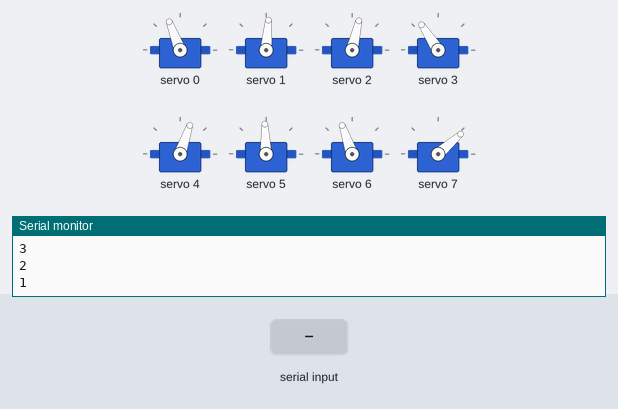
Bench run of a sketch on a simulated ESP32. Shown: 8 × servo, the last lines printed to the serial monitor. The inputs (shaded band) are chosen by the test bench.

Above: at 12.2 s.
12.3 s: "2" received over Serial
At 13.09 s:
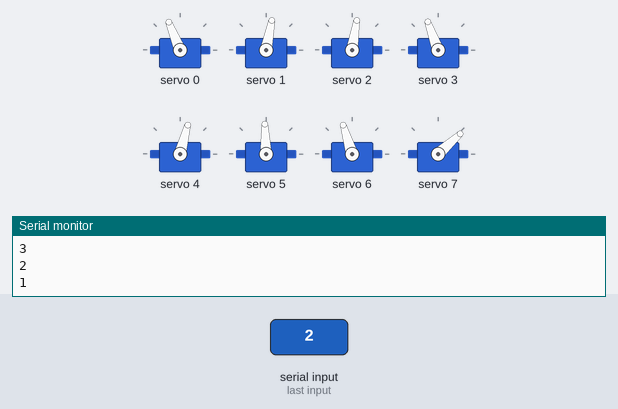
15.3 s: "1" received over Serial
18.3 s: "0" received over Serial
At 19.3 s:
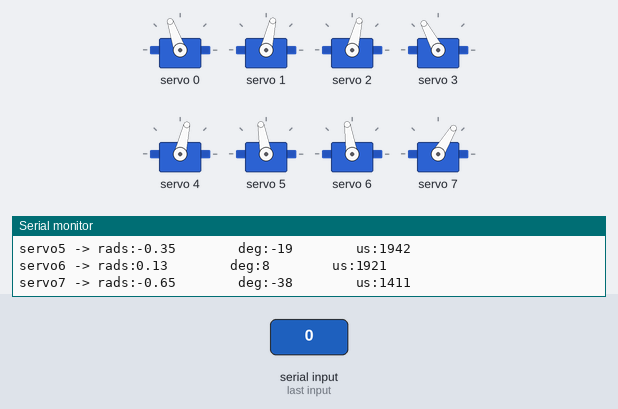
Timing chart, 0 to 21.3 s (numbered marks = the images above; inputs shaded):
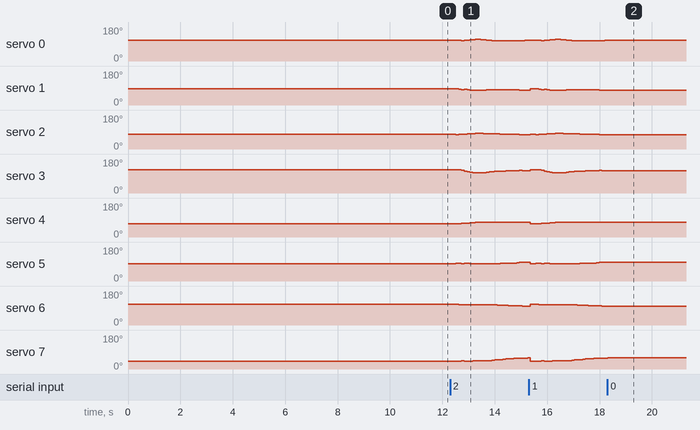

Measured:
- after the input at 12.3 s, servo 0: 111° → 110° after 0.11 s, → 109° 0.11 s later, → 108° 0.21 s later, → 109° 0.11 s later, … (18 changes in this stretch); servo 1: 85° → 87° after 0.22 s, → 84° 0.10 s later, → 82° 0.11 s later, → 83° 0.11 s later, … (14 changes in this stretch)
- after the input at 18.3 s, servo 0: stops changing and stays 109°; servo 1: goes on until 18.3 s, then stays 77°; servo 2: stops changing and stays 76°; servo 3: stops changing and stays 118°; servo 4: stops changing and stays 77°

The sketch:

3D_SS_15.ino
```cpp
// HOW TO:
// ------------------------------
// Serial input = 2 -> Steps through gait sequence once and stops at the end.
// Serial input = 1 -> Steps through gait sequence in a loop.
// Serial input = 0 -> Stops infinite loop at the node where it is at that moment

//Gait template
#include <Wire.h>
#include <Adafruit_PWMServoDriver.h>

Adafruit_PWMServoDriver pca9685 = Adafruit_PWMServoDriver();

#define SERVO_FREQ 300
#define SER0 0 //Hip 1
#define SER1 1 //Knee 1
#define SER2 2 //Hip 2
#define SER3 3 //Knee 2
#define SER4 4 //Hip 3
#define SER5 5 //Knee 3
#define SER6 6 //Hip 4
#define SER7 7 //Knee 4


// Insert servo angles here:
// For 3D gaits, these angles are obtained from linearisation.py
// For 2D gaits, these angles are obtained from 2D_trajectory_reader.py
float SS_servo0[] = {-0.41908792, -0.41662288, -0.39136946, -0.37373377, -0.36129892, -0.37962262, -0.42979185, -0.45784699, -0.47806129, -0.49827559, -0.50414189, -0.48513853, -0.46613517, -0.42203544, -0.3846624 , -0.36609571, -0.35192825, -0.34418908, -0.33644992, -0.32871075, -0.32097159, -0.31911437, -0.32389667, -0.32867897, -0.33346127, -0.34537597, -0.36103248, -0.37425573, -0.36937563, -0.3599032 , -0.35043076, -0.34095833, -0.33129211, -0.29216125, -0.2530304 , -0.21389955, -0.17169145, -0.13553314, -0.13691344, -0.15913618, -0.1772483 , -0.19466544, -0.21121833, -0.22640047, -0.24158262, -0.25676476, -0.2719469 , -0.28868715, -0.30735309, -0.32601903, -0.34468497, -0.36973014, -0.37746351, -0.37608276, -0.36695074, -0.37764126, -0.36844604, -0.35816152, -0.36107412, -0.36398671, -0.3668993 , -0.36981189, -0.3751197 , -0.38578897, -0.39645825, -0.40712752, -0.4104853 , -0.41721043, -0.41801121, -0.41630128, -0.41113922, -0.40987313, -0.40860704, -0.40734096, -0.40607487, -0.40539772, -0.40669675, -0.40799579, -0.40929483, -0.4086624 , -0.40750806, -0.40900147, -0.41049488, -0.41198829, -0.4134817 , -0.41532544, -0.41834415, -0.42136287, -0.42438158, -0.42456036, -0.42001221, -0.41309799, -0.41457554, -0.42462667, -0.4346778 , -0.44472892, -0.45704692, -0.47093424, -0.48482155, -0.50277201, -0.51669213, -0.52294697, -0.51855472, -0.50252685, -0.51892166, -0.51578108, -0.52372923, -0.52417118, -0.51694934, -0.51520051, -0.49715432, -0.47115336, -0.45230683, -0.44006167, -0.43673684, -0.43341201, -0.43008718, -0.42676235, -0.42982178, -0.43886578, -0.44790979, -0.4569538 , -0.44038436};
float SS_servo1[] = {0.05638935, 0.05438827, 0.03388793, 0.09302927, 0.1375471 , 0.11516228, 0.16813718, 0.20128811, 0.22684147, 0.25239483, 0.26233496, 0.24521241, 0.22808985, 0.18945521, 0.17090058, 0.16240262, 0.15810677, 0.16043802, 0.16276927, 0.16510052, 0.16743177, 0.1718167 , 0.17851981, 0.18522293, 0.19192604, 0.20024949, 0.21616966, 0.23608564, 0.26920572, 0.30567532, 0.34214492, 0.37861452, 0.41523171, 0.47428926, 0.53334682, 0.59240437, 0.63867645, 0.61714769, 0.60262542, 0.63280509, 0.66000572, 0.69414228, 0.72968896, 0.76697247, 0.80425598, 0.84153949, 0.878823  , 0.92106249, 0.96942714, 1.01779178, 1.06615642, 1.1269824 , 1.16058838, 1.17252609, 1.16171107, 1.18204848, 1.15743066, 1.12775774, 1.11563203, 1.10350631, 1.09138059, 1.07925488, 1.06838455, 1.06032432, 1.05226409, 1.04420386, 1.04289613, 1.05061806, 1.03899073, 1.01984282, 0.99387872, 0.97604042, 0.95820211, 0.9403638 , 0.92252549, 0.9071764 , 0.90017991, 0.89318341, 0.88618692, 0.88250438, 0.88114128, 0.88488345, 0.88862561, 0.89236778, 0.89610994, 0.90072466, 0.90826578, 0.91580689, 0.92334801, 0.92561591, 0.91752517, 0.90325928, 0.90096453, 0.91464152, 0.92831851, 0.9419955 , 0.96329505, 0.98987156, 1.01644807, 1.05367012, 1.07644139, 1.07391372, 1.05216882, 0.99739974, 0.99375518, 0.94960945, 0.92910311, 0.89050282, 0.83962249, 0.80776851, 0.74075657, 0.65454294, 0.57172721, 0.50063559, 0.44583945, 0.39104331, 0.33624717, 0.28145104, 0.24108907, 0.21425766, 0.18742625, 0.16059483, 0.10274309};
float SS_servo2[] = {-0.42016066, -0.42167914, -0.43723539, -0.4278736 , -0.41697231, -0.38597225, -0.34898957, -0.32772417, -0.31199031, -0.29625644, -0.28837298, -0.29409676, -0.29982054, -0.32602036, -0.34685311, -0.35350543, -0.35930155, -0.3652695 , -0.37123745, -0.37720541, -0.38317336, -0.39238692, -0.40526413, -0.41814135, -0.43101856, -0.44451654, -0.44787904, -0.44655738, -0.45229357, -0.45982015, -0.46734673, -0.47487331, -0.48241819, -0.49274515, -0.50307211, -0.51339907, -0.5190106 , -0.52343705, -0.52266286, -0.50770978, -0.49317572, -0.48921649, -0.48690248, -0.48606604, -0.48522961, -0.48439318, -0.48355675, -0.48650358, -0.49412618, -0.50174879, -0.50937139, -0.51399619, -0.5015169 , -0.47218932, -0.43907091, -0.41004055, -0.38544167, -0.36175249, -0.33976195, -0.31777142, -0.29578089, -0.27379036, -0.25270831, -0.23365983, -0.21461136, -0.19556288, -0.16965308, -0.15669217, -0.146919  , -0.14086722, -0.13532513, -0.13164053, -0.12795594, -0.12427135, -0.12058675, -0.11678398, -0.11258467, -0.10838536, -0.10418605, -0.09917859, -0.09367172, -0.08736852, -0.08106532, -0.07476211, -0.06845891, -0.06163869, -0.05308445, -0.04453022, -0.03597598, -0.02488814, -0.01199487,  0.00123509,  0.01383798,  0.02668973,  0.03954148,  0.05239323,  0.06640048,  0.08120766,  0.09601484,  0.11653135,  0.12725883,  0.1368554 ,  0.15097205,  0.1324598 ,  0.11679575,  0.09730671,  0.0949604 ,  0.07809275,  0.06064384,  0.0762764 ,  0.07975656,  0.05750214,  0.02062251, -0.0173059 , -0.05604817, -0.09479044, -0.13353272, -0.17227499, -0.21081614, -0.24916877, -0.28752139, -0.32587402, -0.36964615};
float SS_servo3[] = {0.65329424, 0.65375337, 0.65845705, 0.61435696, 0.56913256, 0.48247878, 0.38781729, 0.33265159, 0.29201186, 0.25137212, 0.23297716, 0.25313946, 0.27330175, 0.33147207, 0.38475886, 0.40932342, 0.42924259, 0.44411652, 0.45899046, 0.4738644 , 0.48873834, 0.50400579, 0.51971744, 0.53542909, 0.55114074, 0.56291911, 0.55378467, 0.5343198 , 0.53341696, 0.53722281, 0.54102866, 0.54483451, 0.54867745, 0.55815973, 0.56764201, 0.57712429, 0.5807066 , 0.57639593, 0.5579746 , 0.51525453, 0.48026326, 0.46895872, 0.46271206, 0.46276996, 0.46282787, 0.46288577, 0.46294368, 0.47038529, 0.48695251, 0.50351973, 0.52008695, 0.53267115, 0.52039602, 0.48145952, 0.42716281, 0.37612532, 0.3255504 , 0.28111785, 0.26361265, 0.24610745, 0.22860225, 0.21109705, 0.21163173, 0.25254707, 0.2934624 , 0.33437774, 0.35932989, 0.33689193, 0.31412084, 0.30347283, 0.29795804, 0.29896768, 0.29997733, 0.30098697, 0.30199662, 0.30371034, 0.30778661, 0.31186288, 0.31593915, 0.32046776, 0.32472423, 0.32568871, 0.32665318, 0.32761765, 0.32858212, 0.32804105, 0.32245059, 0.31686014, 0.31126969, 0.29589426, 0.27306734, 0.24998176, 0.23431647, 0.22678635, 0.21925622, 0.2117261 , 0.20769891, 0.20609674, 0.20449457, 0.18110135, 0.15778433, 0.12993659, 0.09287798, 0.11434386, 0.1290568 , 0.14969281, 0.13943559, 0.15221269, 0.16448552, 0.11681211, 0.09065271, 0.09962879, 0.13316921, 0.16973803, 0.20943684, 0.24913566, 0.28883448, 0.3285333 , 0.3696945 , 0.41222654, 0.45475857, 0.49729061, 0.55381861};
float SS_servo4[] = {0.54176622, 0.54227258, 0.54746014, 0.52854467, 0.50781467, 0.49464263, 0.46833605, 0.44808806, 0.43007872, 0.41206938, 0.39786826, 0.39026799, 0.38266771, 0.38928788, 0.40516333, 0.40870833, 0.41058537, 0.41012923, 0.40967309, 0.40921695, 0.40876081, 0.40932791, 0.41105003, 0.41277215, 0.41449427, 0.41748535, 0.41754773, 0.41731866, 0.41501591, 0.41218712, 0.40935833, 0.40652955, 0.40371488, 0.4030463 , 0.40237772, 0.40170914, 0.40201387, 0.39878421, 0.3938966 , 0.39542118, 0.39510728, 0.39553791, 0.39383269, 0.38705314, 0.38027359, 0.37349405, 0.3667145 , 0.36969021, 0.38472254, 0.39975487, 0.4147872 , 0.43227083, 0.44491352, 0.447491  , 0.43097311, 0.42011634, 0.40925245, 0.4046378 , 0.41273035, 0.4208229 , 0.42891545, 0.437008  , 0.44850708, 0.46763136, 0.48675564, 0.50587993, 0.52215376, 0.51895091, 0.49537986, 0.47943561, 0.4654209 , 0.45153355, 0.43764619, 0.42375884, 0.40987148, 0.39756056, 0.3905394 , 0.38351823, 0.37649706, 0.37713472, 0.38036149, 0.37661024, 0.37285898, 0.36910773, 0.36535647, 0.36126282, 0.35602085, 0.35077889, 0.34553692, 0.33956388, 0.33058557, 0.31880353, 0.30545526, 0.29411654, 0.28277783, 0.27143912, 0.2683182 , 0.27088632, 0.27345444, 0.27234606, 0.25749835, 0.2349606 , 0.2173606 , 0.20439648, 0.18809074, 0.18947392, 0.20778218, 0.22204641, 0.25142588, 0.3297556 , 0.40872736, 0.4781778 , 0.53853971, 0.57982868, 0.59467662, 0.60952455, 0.62437248, 0.63922041, 0.62855156, 0.59396337, 0.55937518, 0.52478699, 0.5225097 };
float SS_servo5[] = {-0.12731714, -0.13081807, -0.16668386, -0.16052351, -0.15168714, -0.17127517, -0.1591136 , -0.14784841, -0.1375282 , -0.12720799, -0.11841099, -0.11225422, -0.10609745, -0.111193  , -0.1323528 , -0.1395748 , -0.14683901, -0.15375426, -0.1606695 , -0.16758474, -0.17449998, -0.18674761, -0.20501442, -0.22328123, -0.24154805, -0.26654375, -0.28951698, -0.31385049, -0.33385295, -0.35275675, -0.37166054, -0.39056434, -0.4094535 , -0.42611822, -0.44278294, -0.45944765, -0.47525486, -0.48784867, -0.50297221, -0.52808374, -0.54379067, -0.56203776, -0.57507663, -0.57560498, -0.57613334, -0.57666169, -0.57719004, -0.59350799, -0.62934049, -0.66517298, -0.70100547, -0.73657284, -0.75498711, -0.74964897, -0.71493967, -0.69750252, -0.68346016, -0.68723461, -0.73381924, -0.78040388, -0.82698851, -0.87357315, -0.92871267, -1.00300153, -1.07729039, -1.15157925, -1.19527641, -1.19561761, -1.16540023, -1.15210319, -1.14245463, -1.13753454, -1.13261445, -1.12769436, -1.12277427, -1.11973315, -1.12299693, -1.12626072, -1.12952451, -1.14176803, -1.1565111 , -1.15944016, -1.16236922, -1.16529827, -1.16822733, -1.16985661, -1.16712664, -1.16439668, -1.16166671, -1.15493215, -1.13975468, -1.1225098 , -1.10657529, -1.0940797 , -1.08158411, -1.06908852, -1.06988172, -1.07987453, -1.08986734, -1.08847808, -1.06175625, -1.02836728, -1.00625895, -1.00529103, -0.99719019, -1.03072352, -1.10809475, -1.12705217, -1.07404329, -1.00607873, -0.93611274, -0.8570585 , -0.79603365, -0.7246199 , -0.63764159, -0.55066327, -0.46368496, -0.37670665, -0.30051441, -0.234433  , -0.16835159, -0.10227018, -0.09938709};
float SS_servo6[] = { 0.36533458,  0.36421252,  0.35271748,  0.32360924,  0.30433144,  0.30765659,  0.30216696,  0.29729405,  0.29253486,  0.28777566,  0.28638009,  0.29081476,  0.29524943,  0.29845658,  0.29083153,  0.2855557 ,  0.28018565,  0.27243727,  0.26468888,  0.2569405 ,  0.24919212,  0.23839525,  0.22415727,  0.20991928,  0.1956813 ,  0.17954624,  0.16506174,  0.15397973,  0.14091813,  0.12735436,  0.11379059,  0.10022682,  0.08665482,  0.07183121,  0.05700761,  0.04218401,  0.02728849,  0.00576924, -0.02170457, -0.04129112, -0.03638887, -0.01440304,  0.00543155,  0.02073706,  0.03604258,  0.0513481 ,  0.06665361,  0.07622529,  0.07871045,  0.08119562,  0.08368078,  0.09374593,  0.12234199,  0.15561009,  0.17670357,  0.1942976 ,  0.23535198,  0.27313635,  0.29419468,  0.31525302,  0.33631136,  0.3573697 ,  0.37277675,  0.37553391,  0.37829108,  0.38104824,  0.39687143,  0.37690633,  0.34596689,  0.33218421,  0.32108529,  0.31143205,  0.3017788 ,  0.29212556,  0.28247231,  0.27405547,  0.26978739,  0.26551931,  0.26125123,  0.26065176,  0.26181114,  0.26314199,  0.26447285,  0.2658037 ,  0.26713456,  0.26868078,  0.2709493 ,  0.27321782,  0.27548634,  0.27827169,  0.27965835,  0.27846598,  0.27830198,  0.28246075,  0.28661952,  0.29077829,  0.2990198 ,  0.31008771,  0.32115563,  0.33516095,  0.35467869,  0.36718984,  0.37793697,  0.39875552,  0.4125809 ,  0.4179797 ,  0.42055874,  0.42031852,  0.40579981,  0.37971629,  0.36165309,  0.35916699,  0.36157019,  0.3621486 ,  0.35995305,  0.3577575 ,  0.35556196,  0.35336641,  0.35073071,  0.34768242,  0.34463413,  0.34158584,  0.35571225};
float SS_servo7[] = {-1.08498926, -1.08485299, -1.08345689, -1.05330332, -1.03756337, -1.0667722 , -1.06413867, -1.05289103, -1.03941397, -1.02593691, -1.0163417 , -1.01347496, -1.01060823, -1.00972323, -0.97808496, -0.94005393, -0.90790601, -0.88326654, -0.85862707, -0.8339876 , -0.80934813, -0.78720271, -0.76787259, -0.74854246, -0.72921233, -0.71259678, -0.69849087, -0.68630926, -0.66959586, -0.65173286, -0.63386986, -0.61600686, -0.59809403, -0.57260392, -0.54711382, -0.52162371, -0.4946864 , -0.45972079, -0.42037997, -0.39482972, -0.41144918, -0.44933509, -0.4797175 , -0.49726921, -0.51482092, -0.53237264, -0.54992435, -0.55191047, -0.53465889, -0.51740732, -0.50015574, -0.49732126, -0.52924686, -0.56122893, -0.56693301, -0.52200235, -0.47588058, -0.43267369, -0.39272533, -0.35277697, -0.31282861, -0.27288025, -0.24554428, -0.24644003, -0.24733579, -0.24823154, -0.27767053, -0.24527616, -0.19911269, -0.18587338, -0.17738323, -0.17288411, -0.16838499, -0.16388588, -0.15938676, -0.15517393, -0.15192176, -0.14866959, -0.14541741, -0.14320817, -0.14183001, -0.14274371, -0.14365741, -0.14457111, -0.1454848 , -0.14628376, -0.1466979 , -0.14711204, -0.14752618, -0.14845109, -0.14785977, -0.14533604, -0.14695784, -0.15655106, -0.16614429, -0.17573751, -0.19020983, -0.20805986, -0.22590989, -0.24468219, -0.28339119, -0.32269382, -0.3614301 , -0.4243704 , -0.47739545, -0.5126671 , -0.54208289, -0.57232754, -0.57469462, -0.54010059, -0.52509971, -0.55377472, -0.61044412, -0.66069421, -0.70061498, -0.74053574, -0.7804565 , -0.82037727, -0.86422765, -0.91176164, -0.95929564, -1.00682963, -1.0719349 };

int node=0;
int first=0;
int input=0;
int end_time=0;
int time_step=100000;
int steps = sizeof(SS_servo0)/sizeof(SS_servo0[0]);
int one_print = 0;

// -------------------Joint configurations-------------------
int servo0=0;
int servo0_deg=0;
int servo1=0;
int servo1_deg=0;
int servo2=0;
int servo2_deg=0;
int servo3=0;
int servo3_deg=0;
int servo4=0;
int servo4_deg=0;
int servo5=0;
int servo5_deg=0;
int servo6=0;
int servo6_deg=0;
int servo7=0;
int servo7_deg=0;

void setup() {
  Serial.begin(115200);
  pca9685.begin();

  pca9685.setOscillatorFrequency(27000000); //Value between 24MHz and 27MHz, tuned for this setup
  pca9685.setPWMFreq(SERVO_FREQ);
  delay (1000);

  servo0_deg=SS_servo0[0]/3.14159265*180;
  servo0=map(servo0_deg,-38,90,2200,1030);
  servo1_deg=SS_servo1[0]/3.14159265*180;
  servo1=map(servo1_deg,-90,90,2600,950);
  servo2_deg=SS_servo2[0]/3.14159265*180;
  servo2=map(servo2_deg,-38,90,1510,2730);
  servo3_deg=SS_servo3[0]/3.14159265*180;
  servo3=map(servo3_deg,-90,90,1100,2700);
  servo4_deg=SS_servo4[0]/3.14159265*180;
  servo4=map(servo4_deg,-90,38,2700,1500);
  servo5_deg=SS_servo5[0]/3.14159265*180;
  servo5=map(servo5_deg,-90,90,2600,930);
  servo6_deg=SS_servo6[0]/3.14159265*180;
  servo6=map(servo6_deg,-90,38,850,2250);
  servo7_deg=SS_servo7[0]/3.14159265*180;
  servo7=map(servo7_deg,-90,90,920,2620);

  pca9685.setPWM(SER0,0,servo0);
  pca9685.setPWM(SER1,0,servo1);
  pca9685.setPWM(SER2,0,servo2);
  pca9685.setPWM(SER3,0,servo3);
  pca9685.setPWM(SER4,0,servo4);
  pca9685.setPWM(SER5,0,servo5);
  pca9685.setPWM(SER6,0,servo6);
  pca9685.setPWM(SER7,0,servo7);

  Serial.print("Node:");
  Serial.println(node);
  Serial.print("servo0 -> rads:");
  Serial.print(SS_servo0[node]);
  Serial.print("        deg:");
  Serial.print(servo0_deg);
  Serial.print("        us:");
  Serial.println(servo0);
  Serial.print("servo1 -> rads:");
  Serial.print(SS_servo1[node]);
  Serial.print("        deg:");
  Serial.print(servo1_deg);
  Serial.print("        us:");
  Serial.println(servo1);
  Serial.print("servo2 -> rads:");
  Serial.print(SS_servo2[node]);
  Serial.print("        deg:");
  Serial.print(servo2_deg);
  Serial.print("        us:");
  Serial.println(servo2);
  Serial.print("servo3 -> rads:");
  Serial.print(SS_servo3[node]);
  Serial.print("        deg:");
  Serial.print(servo3_deg);
  Serial.print("        us:");
  Serial.println(servo3);
  Serial.print("servo4 -> rads:");
  Serial.print(SS_servo4[node]);
  Serial.print("        deg:");
  Serial.print(servo4_deg);
  Serial.print("        us:");
  Serial.println(servo4);
  Serial.print("servo5 -> rads:");
  Serial.print(SS_servo5[node]);
  Serial.print("        deg:");
  Serial.print(servo5_deg);
  Serial.print("        us:");
  Serial.println(servo5);
  Serial.print("servo6 -> rads:");
  Serial.print(SS_servo6[node]);
  Serial.print("        deg:");
  Serial.print(servo6_deg);
  Serial.print("        us:");
  Serial.println(servo6);
  Serial.print("servo7 -> rads:");
  Serial.print(SS_servo7[node]);
  Serial.print("        deg:");
  Serial.print(servo7_deg);
  Serial.print("        us:");
  Serial.println(servo7);

  Serial.println("10");
  delay(1000);
  Serial.println("9");
  delay(1000);
  Serial.println("8");
  delay(1000);
  Serial.println("7");
  delay(1000);
  Serial.println("6");
  delay(1000);
  Serial.println("5");
  delay(1000);
  Serial.println("4");
  delay(1000);
  Serial.println("3");
  delay(1000);
  Serial.println("2");
  delay(1000);
  Serial.println("1");
  delay(1000);

}

void loop()
{
  if(Serial.available()>0)
  {
    first=Serial.read();
    if(first=='2')
    {
      input=2;
      node=0;
      one_print=1;
    }
    if(first=='1')
    {
      input=1;
      node=0;
      one_print=1;
    }
    if(first=='0')
    {
      input=0;
    }
  }
  if(input==1 or input==2)
  {
      if(esp_timer_get_time()>=end_time)
      {
        servo0_deg=SS_servo0[node]/3.14159265*180;
        servo0=map(servo0_deg,-38,90,2200,1030);
        servo1_deg=SS_servo1[node]/3.14159265*180;
        servo1=map(servo1_deg,-90,90,2600,950);
        servo2_deg=SS_servo2[node]/3.14159265*180;
        servo2=map(servo2_deg,-38,90,1510,2730);
        servo3_deg=SS_servo3[node]/3.14159265*180;
        servo3=map(servo3_deg,-90,90,1100,2700);
        servo4_deg=SS_servo4[node]/3.14159265*180;
        servo4=map(servo4_deg,-90,38,2700,1500);
        servo5_deg=SS_servo5[node]/3.14159265*180;
        servo5=map(servo5_deg,-90,90,2600,930);
        servo6_deg=SS_servo6[node]/3.14159265*180;
        servo6=map(servo6_deg,-90,38,850,2250);
        servo7_deg=SS_servo7[node]/3.14159265*180;
        servo7=map(servo7_deg,-90,90,920,2620);

        pca9685.setPWM(SER0,0,servo0);
        pca9685.setPWM(SER1,0,servo1);
        pca9685.setPWM(SER2,0,servo2);
        pca9685.setPWM(SER3,0,servo3);
        pca9685.setPWM(SER4,0,servo4);
        pca9685.setPWM(SER5,0,servo5);
        pca9685.setPWM(SER6,0,servo6);
        pca9685.setPWM(SER7,0,servo7);

        node+=1;
        if(node>=steps and input==1)
        {
          Serial.print("Input:");
          Serial.println(input);
          node=0;
        }
        if(node>=steps and input==2)
        {
          Serial.print("Input:");
          Serial.println(input);
          input=0;
        }
         end_time=esp_timer_get_time()+time_step;
      }
   }

  if(input == 0)
  {
        pca9685.setPWM(SER0,0,servo0);
        pca9685.setPWM(SER1,0,servo1);
        pca9685.setPWM(SER2,0,servo2);
        pca9685.setPWM(SER3,0,servo3);
        pca9685.setPWM(SER4,0,servo4);
        pca9685.setPWM(SER5,0,servo5);
        pca9685.setPWM(SER6,0,servo6);
        pca9685.setPWM(SER7,0,servo7);

        if(one_print==1)
        {
          Serial.print("Input:");
          Serial.println(input);
          Serial.print("Node:");
          Serial.println(node);
          Serial.print("servo0 -> rads:");
          Serial.print(SS_servo0[node]);
          Serial.print("        deg:");
          Serial.print(servo0_deg);
          Serial.print("        us:");
          Serial.println(servo0);
          Serial.print("servo1 -> rads:");
          Serial.print(SS_servo1[node]);
          Serial.print("        deg:");
          Serial.print(servo1_deg);
          Serial.print("        us:");
          Serial.println(servo1);
          Serial.print("servo2 -> rads:");
          Serial.print(SS_servo2[node]);
          Serial.print("        deg:");
          Serial.print(servo2_deg);
          Serial.print("        us:");
          Serial.println(servo2);
          Serial.print("servo3 -> rads:");
          Serial.print(SS_servo3[node]);
          Serial.print("        deg:");
          Serial.print(servo3_deg);
          Serial.print("        us:");
          Serial.println(servo3);
          Serial.print("servo4 -> rads:");
          Serial.print(SS_servo4[node]);
          Serial.print("        deg:");
          Serial.print(servo4_deg);
          Serial.print("        us:");
          Serial.println(servo4);
          Serial.print("servo5 -> rads:");
          Serial.print(SS_servo5[node]);
          Serial.print("        deg:");
          Serial.print(servo5_deg);
          Serial.print("        us:");
          Serial.println(servo5);
          Serial.print("servo6 -> rads:");
          Serial.print(SS_servo6[node]);
          Serial.print("        deg:");
          Serial.print(servo6_deg);
          Serial.print("        us:");
          Serial.println(servo6);
          Serial.print("servo7 -> rads:");
          Serial.print(SS_servo7[node]);
          Serial.print("        deg:");
          Serial.print(servo7_deg);
          Serial.print("        us:");
          Serial.println(servo7);
          one_print=0;
        }

  }
}
```
